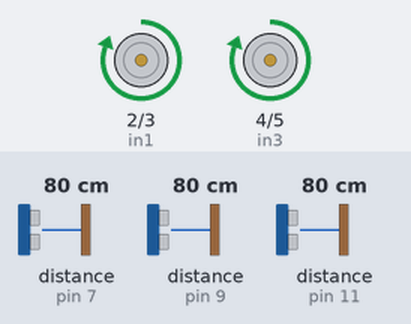
A sketch run on a simulated Arduino Uno, built with avr-gcc and run on an emulated ATmega328P. Shown: motor-driver pin pairs drawn as motors (green arrow = first pin HIGH = forward, orange = second pin HIGH = backward, longer = more drive, scaled by the enable pin). Wiring (inferred from the names in the program): 3 × ultrasonic range finder: trigger pin 6, echo pin 7 / trigger pin 8, echo pin 9 / trigger pin 10, echo pin 11. The test bench sets the inputs (shaded band); at power-on: distance to the obstacle (sensors on pin 7, pin 11, pin 9) 80 cm. The echo pulse lasts 58.3 µs per cm.

Above: at 1.3 s.
1.4 s: distance to the obstacle (sensor on pin 7) set to 18 cm
At 2.0 s:
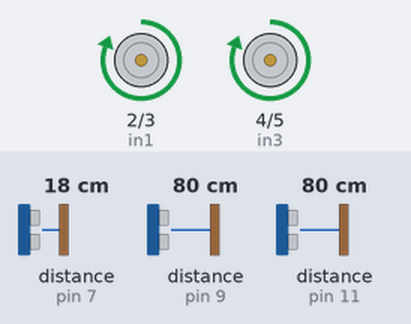
2.9 s: distance to the obstacle (sensor on pin 11) set to 7 cm
4.4 s: distance to the obstacle (sensor on pin 11) set to 4 cm
At 4.8 s:
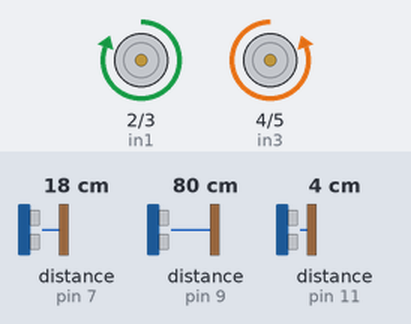
7.9 s: distance to the obstacle (sensor on pin 11) set to 9 cm
At 7.9 s:
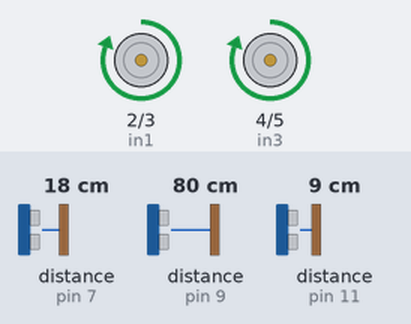
9.4 s: distance to the obstacle (sensor on pin 11) set to 2 cm
At 9.8 s:
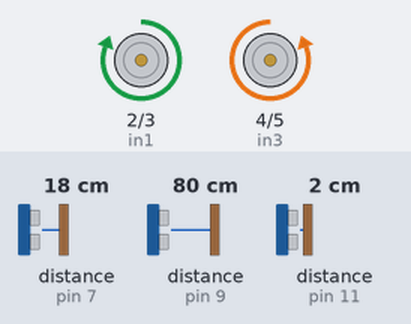
Timing chart, 0 to 13.9 s (numbered marks = the images above; inputs shaded):
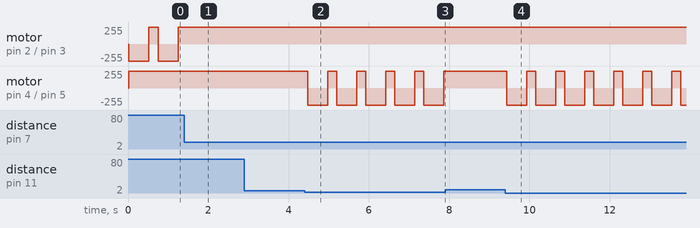

Measured:
- the behaviour switches between 6 and 5 cm on distance to the obstacle (sensor on pin 11) (found by bisection; images 1 and 2)
- after the input at 1.4 s, motor on pin 2 (in1) / pin 3 (in2): stops changing and stays forward 255/255
- after the input at 2.9 s, every drawn part: stays the same
- after the input at 4.4 s, motor on pin 4 (in3) / pin 5 (in4): alternates forward 255/255 for 0.22 s and backward 255/255 for 0.50 s, starting after 0.08 s
- after the input at 7.9 s, motor on pin 4 (in3) / pin 5 (in4): stops changing and stays forward 255/255
- after the input at 9.4 s, motor on pin 4 (in3) / pin 5 (in4): alternates forward 255/255 for 0.22 s and backward 255/255 for 0.50 s, starting at once
- by itself, motor on pin 2 (in1) / pin 3 (in2): alternates forward 255/255 for 0.24 s and backward 255/255 for 0.50 s

The sketch:

MazeSolver.ino
```cpp
#define trigPin1 6  //front
#define echoPin1 7
#define trigPin2 10  //left
#define echoPin2 11
#define trigPin3 8  //right
#define echoPin3 9
#define in1 2
#define in2 3
#define in3 4
#define in4 5
#define ENL 12
#define ENR 13

#define DIS 5

void setup() {
  pinMode(trigPin1, OUTPUT);
  pinMode(echoPin1, INPUT);
  pinMode(trigPin2, OUTPUT);
  pinMode(echoPin2, INPUT);
  pinMode(trigPin3, OUTPUT);
  pinMode(echoPin3, INPUT);
  pinMode(in1, OUTPUT);
  pinMode(in2, OUTPUT);
  pinMode(in3, OUTPUT);
  pinMode(in4, OUTPUT);
}
void loop() {
  analogWrite(ENR, 255);
  analogWrite(ENL, 255);

  if (FrontSensor() > 17 && RightSensor() > DIS && LeftSensor() > DIS) {
    turn_right();  // then turn  right and then forward
    delay(500);
    forward();
  }
  //else if ( FrontSensor () > DIS && RightSensor () <  DIS && LeftSensor ()< DIS)
  //{
  //forward();
  //}
  else if (FrontSensor() < 17 && RightSensor() < DIS && LeftSensor() < DIS)  // obstacle infront of all 3  sides
  {
    reverse();
    delay(500);
    if ((LeftSensor()) > (RightSensor()))
      turn_left();
    else
      turn_right();

    delay(200);
  } else if (FrontSensor() < 18 && RightSensor() < DIS && LeftSensor() > DIS)  // obstacle on right and front sides
  {
    turn_left();
    delay(500);
    forward();                                                                 // turn left  side
  } else if (FrontSensor() < 17 && RightSensor() > DIS && LeftSensor() < DIS)  // obstacle on left and front sides
  {
    turn_right();
    delay(500);
    forward();                                                                 // turn right side
  } else if (FrontSensor() < 17 && RightSensor() > DIS && LeftSensor() > DIS)  // obstacle  on front sides
  {
    turn_right();
    delay(500);
    forward();                                                                 // then turn right  //********************
  } else if (FrontSensor() > 17 && RightSensor() > DIS && LeftSensor() < DIS)  // obstacle on left sides
  {
    turn_right();  // then turn  right and then forward
    delay(500);
    forward();
  } else if (FrontSensor() > 17 && RightSensor() < DIS && LeftSensor() > DIS)  // obstacle on right sides
  {
    forward();
  } else {
    forward();
  }
}
void forward() {
  digitalWrite(in1, HIGH);
  digitalWrite(in2, LOW);
  digitalWrite(in3, HIGH);
  digitalWrite(in4, LOW);
  //distances has been rounded to obtain smoother movement.
  if ((int)RightSensor() > (int)LeftSensor()) analogWrite(ENR, 150);  //We don't need to specifiy speed of the other motor because we already define it at at the beginning of the loop
  else if ((int)RightSensor() < (int)LeftSensor()) analogWrite(ENL, 150);
  delay(200);
}


void turn_left() {
  digitalWrite(in1, HIGH);
  digitalWrite(in2, LOW);
  digitalWrite(in3, LOW);
  digitalWrite(in4, HIGH);
}
void turn_right() {
  digitalWrite(in1, LOW);
  digitalWrite(in2, HIGH);
  digitalWrite(in3, HIGH);
  digitalWrite(in4, LOW);
}
void reverse() {
  digitalWrite(in1, LOW);
  digitalWrite(in2, HIGH);
  digitalWrite(in3, LOW);
  digitalWrite(in4, HIGH);
}
void stop() {
  digitalWrite(in1, LOW);
  digitalWrite(in2, LOW);
  digitalWrite(in3, LOW);
  digitalWrite(in4, LOW);
}
long FrontSensor() {
  long dur;
  digitalWrite(trigPin1, LOW);
  delayMicroseconds(2);  // delays are required for a succesful sensor operation.
  digitalWrite(trigPin1, HIGH);
  delayMicroseconds(10);  //this delay is required as well!
  digitalWrite(trigPin1, LOW);
  dur = pulseIn(echoPin1, HIGH);
  return (dur / 58);  // convert the distance  to centimeters.
}

long RightSensor() {
  long dur;
  digitalWrite(trigPin2, LOW);
  delayMicroseconds(2);  // delays are required for a succesful sensor operation.
  digitalWrite(trigPin2, HIGH);
  delayMicroseconds(10);  //this delay is required as well!
  digitalWrite(trigPin2, LOW);
  dur = pulseIn(echoPin2, HIGH);
  return (dur / 58);  // convert the distance  to centimeters.
}
long LeftSensor() {
  long dur;
  digitalWrite(trigPin3, LOW);
  delayMicroseconds(2);  // delays are required for a succesful sensor operation.
  digitalWrite(trigPin3, HIGH);
  delayMicroseconds(10);  //this delay is required as well!
  digitalWrite(trigPin3, LOW);
  dur = pulseIn(echoPin3, HIGH);
  return (dur / 58);  // convert the distance  to centimeters.
}
```
